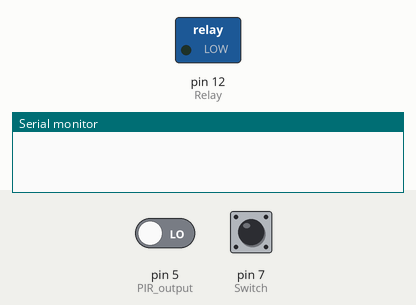
The sketch below on a simulated Arduino Uno, built with avr-gcc and run on an emulated ATmega328P. On the bench: switched loads named in the sketch (green lamp = pin HIGH), the last lines printed to the serial monitor. The inputs (shaded band) are chosen by the test bench; at power-on: pin 5 (PIR_output) LOW, pin 7 (Switch) LOW.

Above: at 0.1 s.
At 22.8 s:
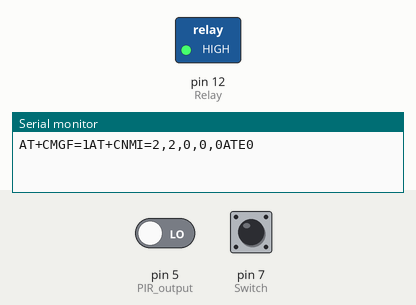
Timing chart, 0 to 24.3 s (numbered marks = the images above):
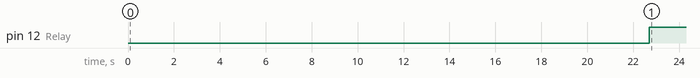

Measured:
- by itself, pin 12 (Relay): LOW → HIGH at 22.7 s

The sketch:

PIRSensor.ino
```cpp
/*
 * This code has been changed for the SIM800 module
 * Bifurcated from  IOT Ver2 = SIM800_IOT_Ver2
 * IOT_SMS code + PIR code + SWITCH code = IOT_SMS_PIR_SWITCH code
 */

// Include elapsedMillis library

#include <elapsedMillis.h>                  //These special variable types automatically increase as time elapses.
                                            //It's easy to check if a certain time has elapsed, while your program performs other work or checks for user input.
#define Relay 12                            // choose the output pin for Relay
#define Switch 7                            // choose the input pin for Switch
#define PIR_output 5                        // choose the input pin for PIR sensor

elapsedMillis timeElapsed;

unsigned int interval = 5000;               // __ seconds delay. in milliseconds if there is no motion detected by PIR
String textMessage="OFF";                   // Variable to store text message
int Switch_position=0;                      // Variable to read Switch position
int PIR_Status=0;
long  int i=0;

void setup()
{
  Serial.begin(9600);                       // Initializing serial commmunication
  pinMode(Relay, OUTPUT);                   // declare Relay as output
  pinMode(Switch, INPUT);                   // declare Switch as input
  pinMode(PIR_output,INPUT);               // declare pir_output as input

  digitalWrite(Relay,LOW);                // By default the Relay is off

  digitalWrite(0, HIGH);                    // ----------- RESET SIM800------------------------//
  delay(1000);
  digitalWrite(0, LOW);                     // ----------- RESET SIM800------------------------//

  delay(20000);                             // Give time to your GSM shield to log on to network

//  Serial.print("IOT_SMS_PIR_SWITCH");
  delay(1000);
  Serial.print("AT+CMGF=1\r");              // AT command to set SIM800 to SMS mode
  delay(100);
  Serial.print("AT+CNMI=2,2,0,0,0\r");      // Set module to send SMS data to serial out upon receipt
  delay(100);
  Serial.print("ATE0\r");                   //Turn off echo from GSM
  delay(300);
}

//----------------START OF LOOP----------------START OF LOOP----------------START OF LOOP----------------START OF LOOP----------------START OF LOOP---------//

void loop(){

  delay(100);
  Switch_position= digitalRead(Switch);            // Read digital input value of Switch
  PIR_Status= digitalRead(PIR_output);           // Read digital input value of PIR

  if (Switch_position== HIGH)                         // check if Switch input is HIGH
      {
        if(PIR_Status == HIGH)                      // If PIR is HIGH [which means, there is somebody around]
          {
            Light_ON();                        // Call Light_ON function
//          Serial.println(Switch_position);
//          Serial.print("PIR_ON");
            timeElapsed = 0;                    // reset the counter to 0 , so that the counting starts over...
            }

            else if ((timeElapsed > interval)&&(PIR_Status == LOW)) // If PIR is LOW after some delay [which means, if nobody is around after a specific duration]
            {
             Light_OFF();                          // Call Light_OFF function
//           Serial.println(Switch_position);
//           Serial.print("PIR_OFF");
            }
      }

      else if(Switch_position==LOW)              // check if Switch input is LOW
      {
        if(Serial.available()>0)
        {
          delay(10);
          textMessage = "";
          delay(10);
          textMessage = Serial.readString();
          delay(100);
          Serial.println(textMessage);
          delay(100);
          }

          if(textMessage.indexOf("ON")>=0)        //If user has requested to Switch ON through SMS
          {
           Light_ON();                         // then ,Call Light_ON function
           // Serial.println(textMessage);
           // Serial.print("SMS_ON");
           // lampState = "on";
            delay(100);
            textMessage = "";
            }

            if(textMessage.indexOf("OFF")>=0)     //If user has requested to Switch OFF through SMS
            {
              Light_OFF();                         // then ,Call Light_OFF function
           // Serial.println(textMessage);
           // Serial.print("SMS_OFF");
              //lampState = "off";
              delay(100);
               //Serial.println("Relay set to OFF");
              textMessage = "";
              }
  }
               i++;

         if(i>600){
              //Serial.println("AT+CMGL=\"ALL\",0 ");
              delSMS();
              i=0;
              delay(3000);
              }
}
//----------------END OF LOOP----------------END OF LOOP----------------END OF LOOP----------------END OF LOOP----------------END OF LOOP---------//

void Light_ON(){
                 //Serial.println("motion detected");
                delay(100);
               // Turn on Relay and save current state
                digitalWrite(Relay, LOW);               //Relay should be LOW to switch ON the load
                delay(500);
              //textMessage = "";
              }

void Light_OFF(){
              //Serial.println("motion NOT detected");
                delay(100);
             // Turn on Relay and save current state
               digitalWrite(Relay,HIGH);                 //Relay should be HIGH to switch ON the load
               delay(500);
               //textMessage = "";
              //delay(200);
              }


void delSMS() {  // Delete All messages
             //mySerial.println( "AT+CMGF=1" ); //
            //delay(1000);
             Serial.print("AT+CMGDA=\"");
             delay(100);
             Serial.println("DEL ALL\"");
             delay(500);
            //Serial.println( "All Messages Deleted" );
              }
```
